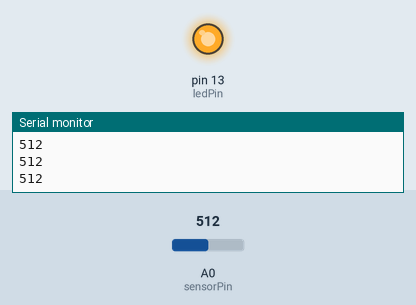
This sketch was run on a simulated Arduino Uno, built with avr-gcc and run on an emulated ATmega328P. Parts: output pins drawn as LEDs (lit = HIGH), the last lines printed to the serial monitor. The test bench sets the inputs (shaded band); at power-on: A0 (sensorPin) = 512.

Above: at 1.2 s.
1.3 s: A0 (sensorPin) set to 411
2.8 s: A0 (sensorPin) set to 388
At 3.7 s:
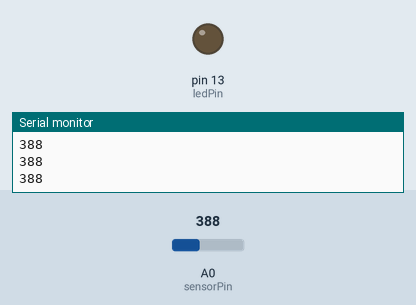
4.3 s: A0 (sensorPin) set to 410
At 4.8 s:
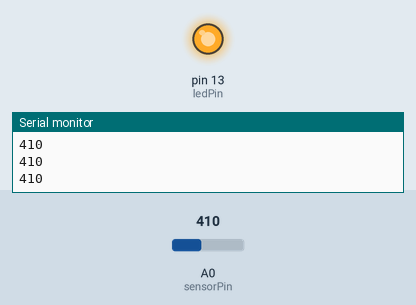
5.8 s: A0 (sensorPin) set to 390
At 7.2 s:
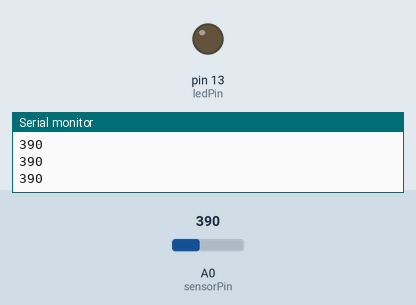
Timing chart, 0 to 8.3 s (numbered marks = the images above; inputs shaded):
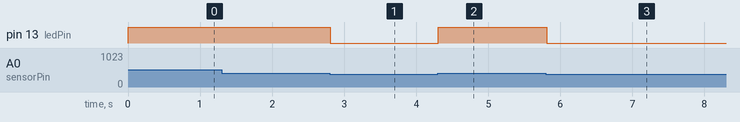

Measured:
- the behaviour switches between 401 and 400 on A0 (sensorPin) (found by bisection; images 0 and 1)
- after the input at 2.8 s, pin 13 (ledPin): HIGH → LOW at once
- after the input at 4.3 s, pin 13 (ledPin): LOW → HIGH at once
- after the input at 5.8 s, pin 13 (ledPin): HIGH → LOW at once

The sketch:

Exp4_threshold.ino
```cpp
int sensorPin  = A0;
int sensorValue = 0;
int threshold = 400;
int ledPin = 13;

void setup() {
Serial.begin(9600);
pinMode(ledPin, OUTPUT);
}

void loop() {
  sensorValue = analogRead(sensorPin);
  Serial.println(sensorValue);
  if(sensorValue > threshold)
  {
    digitalWrite(ledPin,1);
  }
  else
  {
    digitalWrite(ledPin,0);
  }
}
```
